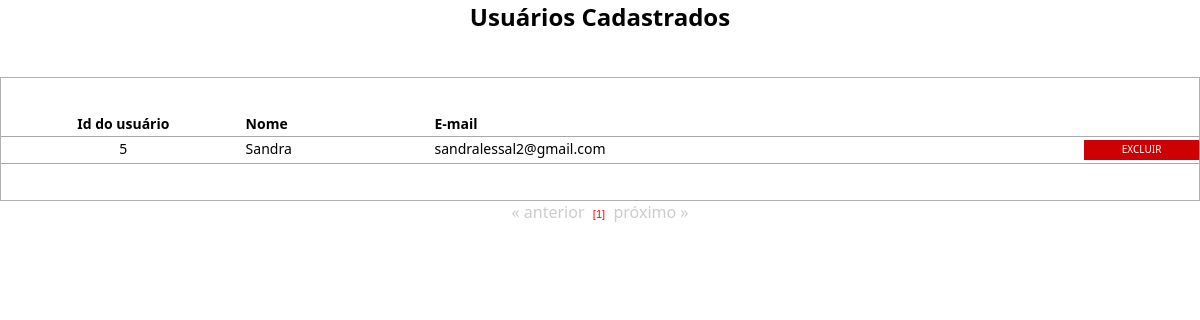
The page /visualiza_usuario.php on the database as committed earlier.
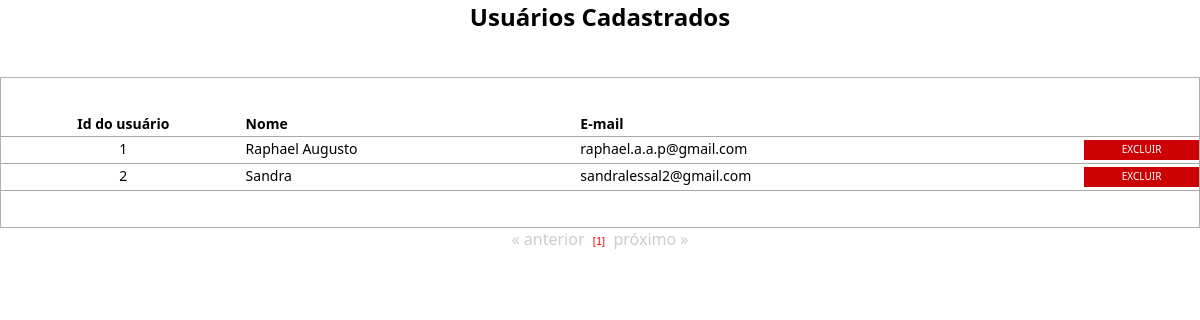
The same page on the database as committed later.
### tables this page shows
CREATE TABLE `usuario` (
  `id_usuario` int(10) unsigned NOT NULL AUTO_INCREMENT,
  `nome_usuario` varchar(200) DEFAULT NULL,
  `cpf_usuario` varchar(14) DEFAULT NULL,
  `end_usuario` varchar(500) DEFAULT NULL,
  `fixo_usuario` varchar(14) DEFAULT NULL,
  `cel_usuario` varchar(15) DEFAULT NULL,
  `email_usuario` varchar(100) DEFAULT NULL,
  `tipo_usuario` varchar(13) NOT NULL,
  `login_usuario` varchar(100) DEFAULT NULL,
  `senha_usuario` varchar(10) DEFAULT NULL,
  PRIMARY KEY (`id_usuario`)
);

### processos/database.php (called while the page is built, shortened)
<?php
function DBRead ($table, $params = null, $fields = '*') {
	$params = ($params) ? " {$params}" : null;
		$query = "SELECT {$fields} FROM {$table}{$params}";
		$result = DBExecute($query);
		if (!mysqli_num_rows($result))
			return false;
		else {
			while ($res = mysqli_fetch_assoc($result)) {
				$data[] = $res;
			}
			return $data;
		}
}
function DBExecute($query){
	$link = DBConnect();
	$result = @mysqli_query($link, $query) or die (mysqli_error($link));
	return $result;
}
?>

### visualiza_usuario.php (the view, shortened to what this page needs)
<!doctype html>
<html>
<head>
<link href="css/style.css" rel="stylesheet" type="text/css">
<link href="css/style.css" rel="stylesheet" type="text/css">
<link rel="stylesheet" href="css/menu.css">
</head>
<body>
<center><h2> Usuários Cadastrados</h2></center>
<br />
<br />
<table width="100%" border="0" cellpadding="0" cellspacing="0" class="table">
	<tr class="linha">
		<td class="linha" width="20%" align="center"><b>Id do usuário</b></td>
		<td class="linha"><b>Nome</b></td>
    <td class="linha"><b>E-mail</b></td>
    <td width="10%" align="center" class="linha"></td>
	</tr>
<?php
require 'processos/database.php';
  $numreg = 15;
  $inicial = $_GET['pg'] * $numreg;
	$usuario = DBRead ("usuario", "ORDER BY id_usuario ASC LIMIT $inicial, $numreg", "id_usuario, nome_usuario, email_usuario");
  $sql = DBRead ("usuario");
  $quant = count($sql);
  foreach ($usuario as $user) {
		if ($user['nome_usuario'] == 'Administrador do Sistema') { echo "";}
		else {
		?>
	<tr onmouseover="ChangeColor(this, true);" onmouseout="ChangeColor(this, false);" onclick="DoNav('altera_usuario.php?id=<?php echo $user['id_usuario'];?>');">
		<td class="linha" align="center" valign="middle"><?php echo $user['id_usuario'];?></td>
		<td class="linha espaco" valign="middle"><?php echo $user['nome_usuario']; ?></td>
    <td class="linha espaco" valign="middle"><?php echo $user['email_usuario']; ?></td>
	  <td class="linha espaco" valign="middle">
        <span class="excluir">
            <a href="javascript:aviso('<?=$user['id_usuario'];?>');">Excluir</a>
        </span>
    </td>
  </tr>
<?php
		}
	}
?>
</table>
<center>
<?php
  require "paginacao.php";
?>
</center>
</body>
</html>

### paginacao.php (shortened to what this page needs)
<?php
$quant_pg = ceil($quant/$numreg);
$quant_pg++;
if ( @$_GET['pg'] > 0) {
echo "<a href=".$_SERVER['PHP_SELF']."?pg=".(@$_GET['pg']-1)." class=pg ><b>&laquo; Anterior</b></a>";
} else {
echo "<font color=#CCCCCC>&laquo; anterior </font>";
}
for($i_pg=1; $i_pg<$quant_pg;$i_pg++) {
if (@$_GET['pg'] == ($i_pg-1)) {
echo "&nbsp;<span class=pgoff>[$i_pg]</span>&nbsp;";
} else {
$i_pg2 = $i_pg-1;
echo "&nbsp;<a href=".$_SERVER['PHP_SELF']."?pg=$i_pg2 class=pg><b>$i_pg</b></a>&nbsp;";
}
}
if ((@$_GET['pg']+2) < $quant_pg) {
echo "<a href=".$_SERVER['PHP_SELF']."?pg=".(@$_GET['pg']+1)." class=pg ><b>próximo &raquo;</b></a>";
} else {
echo "<font color=#CCCCCC>  próximo &raquo;</font>";
}
?>

Rows that differ between the two databases and show on the page:
removed usuario: id_usuario "5", nome_usuario "Sandra", email_usuario "sandralessal2@gmail.com"
added usuario: id_usuario "1", nome_usuario "Raphael Augusto", email_usuario "raphael.a.a.p@gmail.com"
added usuario: id_usuario "2", nome_usuario "Sandra", email_usuario "sandralessal2@gmail.com"
